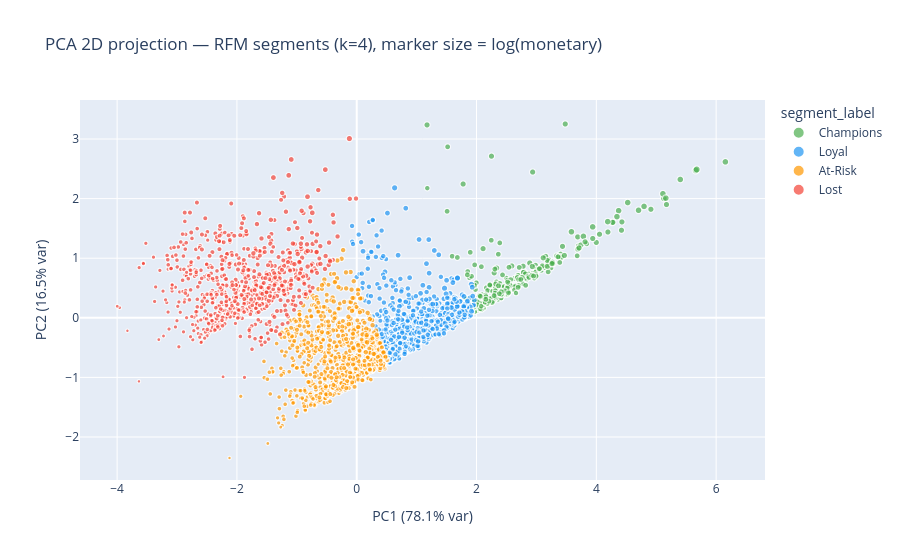

The cell this chart's notebook holds for it:
### Markdown cell above
---
## Section 4 — Visualize

### Code cell
pca    = PCA(n_components=2, random_state=42)
coords = pca.fit_transform(X_scaled)

pca_df = pd.DataFrame({
    "PC1":           coords[:, 0],
    "PC2":           coords[:, 1],
    "segment_label": df["segment_label"].values,
    "monetary":      df["monetary"].values,
    "customer_id":   df["customer_id"].values,
})
pca_df["size"] = np.log1p(pca_df["monetary"])   # log1p prevents outlier from dominating

var1 = pca.explained_variance_ratio_[0] * 100
var2 = pca.explained_variance_ratio_[1] * 100

fig = px.scatter(
    pca_df, x="PC1", y="PC2",
    color="segment_label",
    size="size",
    size_max=7,
    hover_data={"customer_id": True, "monetary": ":.0f", "size": False},
    category_orders={"segment_label": SEGMENT_NAMES},
    color_discrete_sequence=["#4CAF50", "#2196F3", "#FF9800", "#F44336"],
    title=f"PCA 2D projection — RFM segments (k={FINAL_K}), marker size = log(monetary)",
    labels={"PC1": f"PC1 ({var1:.1f}% var)", "PC2": f"PC2 ({var2:.1f}% var)"},
    opacity=0.7,
)
fig.show()

### Figure 1 — Plotly figure (JSON) as saved in the notebook; plotly's stock layout.template omitted (floating-point values rounded to 4 significant figures; data arrays with more than 128 entries replaced by an {"elided": "..."} marker saying what was removed)
{"data": [{"customdata": {"elided": "281x3 float values"}, "hovertemplate": "segment_label=Champions<br>PC1 (78.1% var)=%{x}<br>PC2 (16.5% var)=%{y}<br>customer_id=%{customdata[0]}<br>monetary=%{customdata[1]:.0f}<extra></extra>", "legendgroup": "Champions", "marker": {"color": "#4CAF50", "opacity": 0.7, "size": {"elided": "281 float values"}, "sizemode": "area", "sizeref": 0.2709, "symbol": "circle"}, "mode": "markers", "name": "Champions", "showlegend": true, "type": "scattergl", "x": {"elided": "281 float values"}, "xaxis": "x", "y": {"elided": "281 float values"}, "yaxis": "y"}, {"customdata": {"elided": "893x3 float values"}, "hovertemplate": "segment_label=Loyal<br>PC1 (78.1% var)=%{x}<br>PC2 (16.5% var)=%{y}<br>customer_id=%{customdata[0]}<br>monetary=%{customdata[1]:.0f}<extra></extra>", "legendgroup": "Loyal", "marker": {"color": "#2196F3", "opacity": 0.7, "size": {"elided": "893 float values"}, "sizemode": "area", "sizeref": 0.2709, "symbol": "circle"}, "mode": "markers", "name": "Loyal", "showlegend": true, "type": "scattergl", "x": {"elided": "893 float values"}, "xaxis": "x", "y": {"elided": "893 float values"}, "yaxis": "y"}, {"customdata": {"elided": "897x3 float values"}, "hovertemplate": "segment_label=At-Risk<br>PC1 (78.1% var)=%{x}<br>PC2 (16.5% var)=%{y}<br>customer_id=%{customdata[0]}<br>monetary=%{customdata[1]:.0f}<extra></extra>", "legendgroup": "At-Risk", "marker": {"color": "#FF9800", "opacity": 0.7, "size": {"elided": "897 float values"}, "sizemode": "area", "sizeref": 0.2709, "symbol": "circle"}, "mode": "markers", "name": "At-Risk", "showlegend": true, "type": "scattergl", "x": {"elided": "897 float values"}, "xaxis": "x", "y": {"elided": "897 float values"}, "yaxis": "y"}, {"customdata": {"elided": "764x3 float values"}, "hovertemplate": "segment_label=Lost<br>PC1 (78.1% var)=%{x}<br>PC2 (16.5% var)=%{y}<br>customer_id=%{customdata[0]}<br>monetary=%{customdata[1]:.0f}<extra></extra>", "legendgroup": "Lost", "marker": {"color": "#F44336", "opacity": 0.7, "size": {"elided": "764 float values"}, "sizemode": "area", "sizeref": 0.2709, "symbol": "circle"}, "mode": "markers", "name": "Lost", "showlegend": true, "type": "scattergl", "x": {"elided": "764 float values"}, "xaxis": "x", "y": {"elided": "764 float values"}, "yaxis": "y"}], "layout": {"legend": {"itemsizing": "constant", "title": {"text": "segment_label"}, "tracegroupgap": 0}, "title": {"text": "PCA 2D projection — RFM segments (k=4), marker size = log(monetary)"}, "xaxis": {"anchor": "y", "domain": [0, 1], "title": {"text": "PC1 (78.1% var)"}}, "yaxis": {"anchor": "x", "domain": [0, 1], "title": {"text": "PC2 (16.5% var)"}}}}
